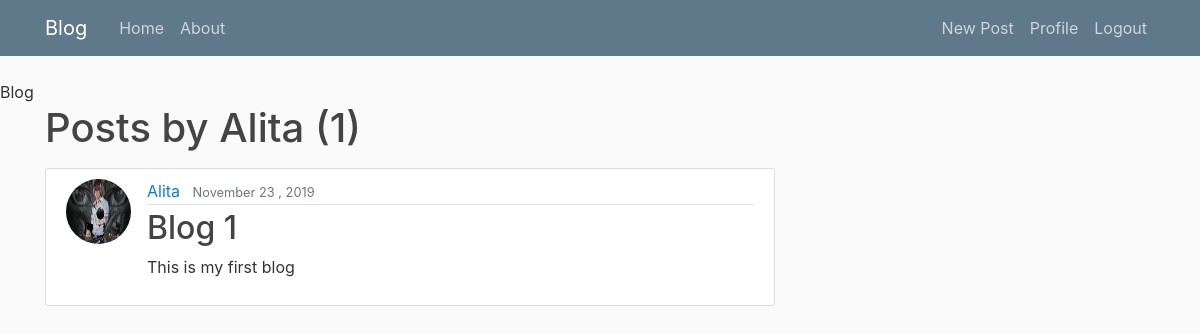
/user/Alita/ (signed in), run on the app's committed database.
### blog_app/models.py (models this page shows, shortened)
class Post(models.Model):
    title = models.CharField(max_length=100)
    content = models.TextField()
    date_posted = models.DateField(default=timezone.now)
    author = models.ForeignKey(User, on_delete=models.CASCADE)

### user_app/models.py (models this page shows, shortened)
class Profile(models.Model):
    user = models.OneToOneField(User, on_delete=models.CASCADE)
    image = models.ImageField(default='default.jpg',upload_to='profile_pics')

### blog_app/views.py (the view)
# urls.py: path('user/<str:username>/', UserPostListView.as_view(), name = 'user-posts'),
class UserPostListView(ListView):
    model = Post
    template_name = 'blog_app/user_posts.html'
    context_object_name = 'posts'
    paginate_by = 5
    def get_queryset(self):
        user = get_object_or_404(User, username=self.kwargs.get('username'))
        return Post.objects.filter(author=user).order_by('-date_posted')

### blog_app/templates/blog_app/user_posts.html (shortened to what this page needs)
{% extends "blog_app/base.html" %}
{% block content %}
    <h1 class="mb-3">Posts by {{ view.kwargs.username }} ({{ page_obj.paginator.count }})</h1>
     {% for post in posts %}
     <article class="media content-section">
          <img class="rounded-circle article-img" src="{{ post.author.profile.image.url}}">
          <div class="media-body">
              <div class="article-metadata">
                <a class="mr-2" href="{% url 'user-posts' post.author.username %}">{{ post.author }}</a>
                <small class="text-muted">{{ post.date_posted|date:"F d , Y" }}</small>
              </div>
              <h2><a class="article-title" href="{% url 'post-detail' post.id %}">{{ post.title }}</a></h2>
              <p class="article-content">{{ post.content }}</p>
            </div>
          </article>
     {% endfor %}
{% endblock content %}

### blog_app/static/blog_app/main.css (style rules this page uses)
body { background: #fafafa; color: #333333; margin-top: 5rem; }
h1, h2, h3, h4, h5, h6 { color: #444444; }
.content-section { background: #ffffff; padding: 10px 20px; border: 1px solid #dddddd; border-radius: 3px; margin-bottom: 20px; }
.article-title { color: #444444; }
.article-content { white-space: pre-line; }
.article-img { height: 65px; width: 65px; margin-right: 16px; }
.article-metadata { padding-bottom: 1px; margin-bottom: 4px; border-bottom: 1px solid #e3e3e3 }

### data on the page
Post: author.profile.image (placeholder picture), author "Alita", date_posted "November 23 , 2019", title "Blog 1", content "This is my first blog"

### other printed values
{{ view.kwargs.username }} "Alita"
{{ page_obj.paginator.count }} "1"
